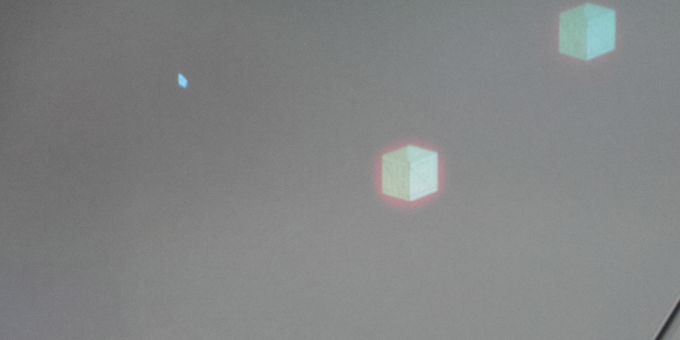
#> input picture cam/camera-60.png, 680 x 340 px, found by its file name
$ python image_processing.py   (older library calls are emulated)
#> lines starting #> are read from the running program, lines starting #| are printed output that depends on the picture; after the words box and inside, x2 and y2 are one past the last pixel; in counts of white or black regions, pixels touching at a corner belong together
 # Take new picture

import time
import cv2
import numpy as np

# Camera resolution
res_width=1280
res_height=720

# Definition of area of interest
# This is set to the area of the projection
x_off=280
y_off=0
width=680
height=340

# Treshhold for reflections
tresh=30
object_detected = False

def take_picture():
    img_camera = cv2.imread('cam/camera-60.png', cv2.IMREAD_COLOR)
#> img_camera is the input picture: shape (340, 680, 3); mean B, G, R 131.8, 131.6, 130.2
    img_camera = cv2.cvtColor(img_camera, cv2.COLOR_BGR2GRAY)
#> img_camera: shape (340, 680)
    cv2.imwrite('camera_0.png', img_camera)
    return img_camera

def orig_screenshot():
    return cv2.imread('screen/screenshot-60.png', cv2.IMREAD_COLOR)

def make_screenshot(height, width):
#> called with height = 680, width = 340
    screenshot = cv2.imread('screen/screenshot-60.png', cv2.IMREAD_COLOR)
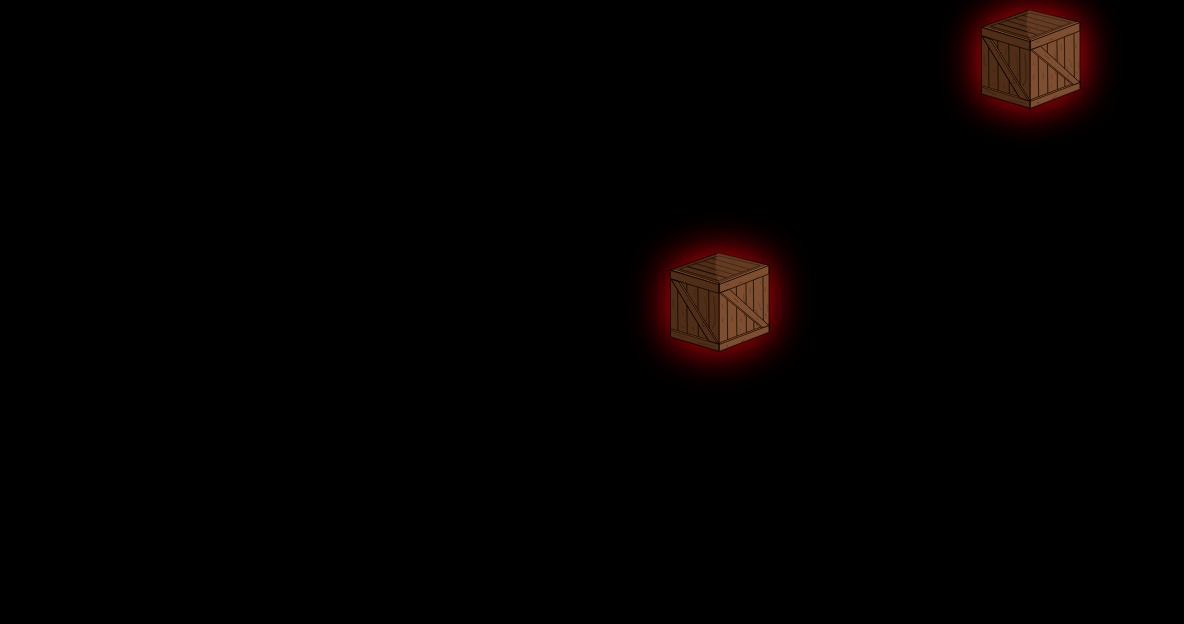
#> input picture screen/screenshot-60.png, 1184 x 624 px, found by its file name
#> screenshot is the input picture: shape (624, 1184, 3); mean B, G, R 0.7, 1.2, 3.4
    screenshot = cv2.resize(screenshot, (height, width))
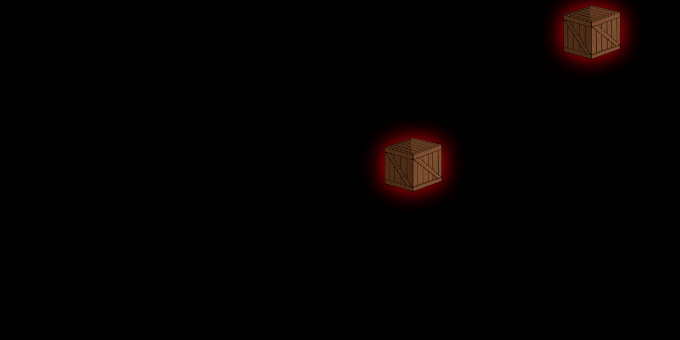
#> screenshot: shape (340, 680, 3); mean B, G, R 0.7, 1.2, 3.4
    screenshot = cv2.cvtColor(screenshot, cv2.COLOR_BGRA2GRAY)
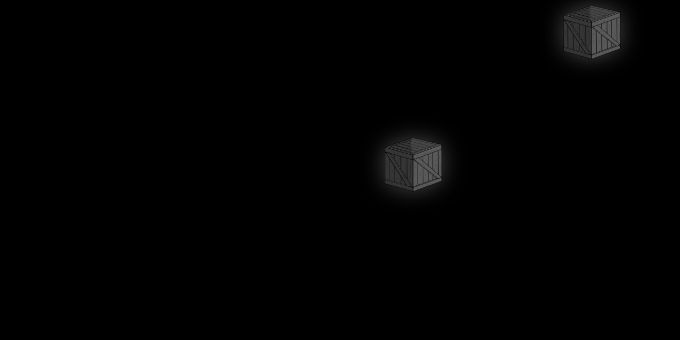
#> screenshot: shape (340, 680); min 0, max 93, mean 1.8
    cv2.imwrite('screenshot_0.png', screenshot)
    return screenshot

def removeBackground(camera, screenshot):
    kernel = cv2.getStructuringElement(cv2.MORPH_RECT, (5,5))
    _, camera = cv2.threshold(camera,100,255,cv2.THRESH_BINARY)
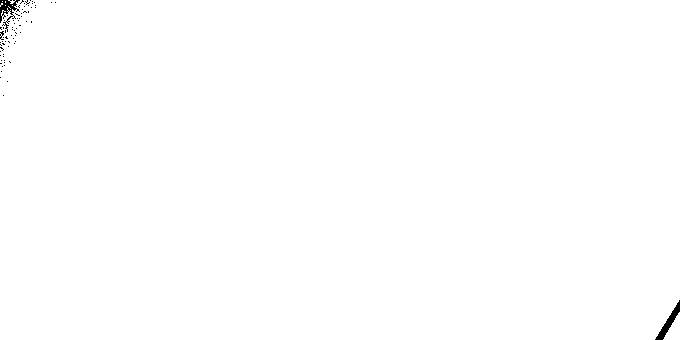
#> camera: shape (340, 680); 99.7% white; 73 black regions (70 under 20 px), largest, box (x1, y1, x2, y2) and area: (655, 300, 680, 340) 259, (0, 0, 20, 32) 238, (0, 31, 4, 40) 20
    cv2.imwrite('threshold_0.png', camera)
    camera = cv2.erode(camera, kernel, 1)
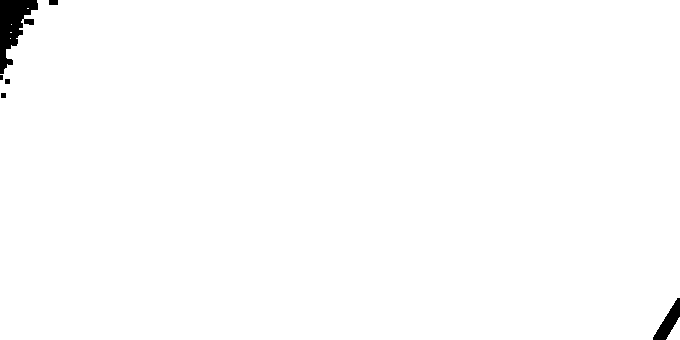
#> camera: shape (340, 680); 99.1% white; 6 black regions (1 under 20 px)
    cv2.imwrite('errosion_0.png', camera)
    return camera

img_camera = take_picture()
img_old = img_camera

screenshot = make_screenshot(img_camera.shape[1], img_camera.shape[0])

withoutBackground = removeBackground(img_camera, screenshot)

cv2.imwrite('withoutBackground_0.png', withoutBackground)

# Substract to get the difference
img_neg = cv2.subtract(img_old, withoutBackground)
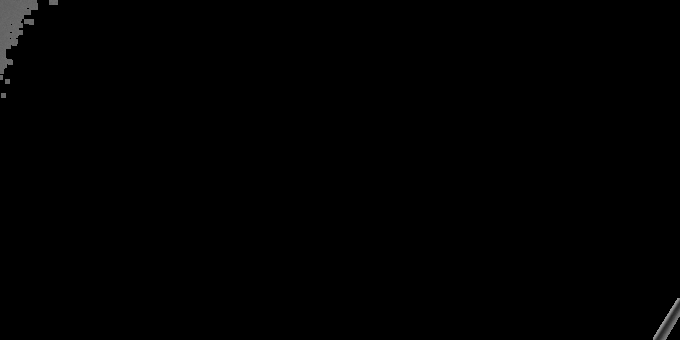
#> img_neg: shape (340, 680); min 0, max 152, mean 0.9
drawable_img = cv2.bitwise_not(img_neg)

# Filter reflections with treshhold
_, filtered_neg = cv2.threshold(img_neg,tresh,255,cv2.THRESH_TOZERO)

cv2.imwrite('filtered_neg_0.png', filtered_neg)

# Get sum of differing pixels
img_delta = np.sum(filtered_neg)
#> img_delta = 203732
print(img_delta)
#| 203732

# If there is a large difference there is something in the area.
# In this case keep the old image.
# if there is nothing in the area use the new image on next iteration.
if img_delta < 300000:
    if object_detected:
        print("Object lost!")
        object_detected = False
else:
    if not object_detected:
        print("Object detected!")
        object_detected = True

# if object_detected:
# Get the biggest contour on the screen
grey_img = filtered_neg# cv2.cvtColor(filtered_neg, cv2.COLOR_BGR2GRAY)
_img, contours, _hierarchy = cv2.findContours(grey_img, cv2.RETR_EXTERNAL, cv2.CHAIN_APPROX_NONE)
#> contours = 6 contours, 3 with area under 20; largest, box (x1, y1, x2, y2) and area: (0, 0, 38, 74) 1316, (653, 298, 680, 340) 428, (49, 0, 58, 5) 32
biggest_contour = max(contours, key = cv2.contourArea)
#> biggest_contour = contour of 260 points, box (x1, y1, x2, y2) (0, 0, 38, 74), area 1316

# Get the extrem points of the biggest contour.
left = tuple(biggest_contour[biggest_contour[:, :, 0].argmin()][0])
#> left = (0, 0)
right = tuple(biggest_contour[biggest_contour[:, :, 0].argmax()][0])
#> right = (37, 9)
top = tuple(biggest_contour[biggest_contour[:, :, 1].argmin()][0])
#> top = (0, 0)
bot = tuple(biggest_contour[biggest_contour[:, :, 1].argmax()][0])
#> bot = (0, 73)

# Assume that the fingertip is on the opposite of the side the hand enters the area of interest.
fingertip = None
if (bot[1] == height - 1):
    fingertip = top
elif (left[0] == 0):
    fingertip = right
#> fingertip = (37, 9)
elif (right[0] == width - 1):
    fingertip = left
elif (top[1] == 0):
    fingertip = bot

# Draw a circle at the point of the fingertip
cv2.circle(drawable_img, fingertip, 8, (0, 255, 0), -1)
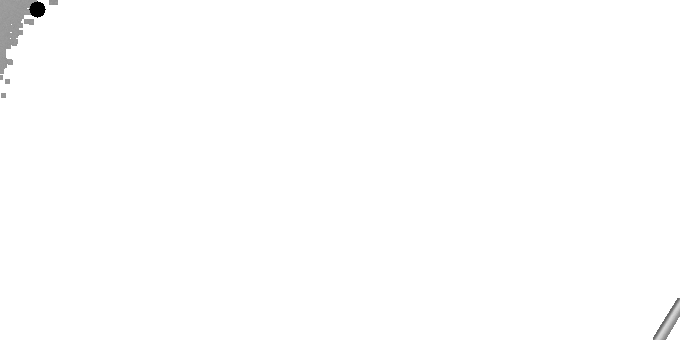
#> drawable_img: shape (340, 680); min 0, max 255, mean 253.9

screenshot_circle = orig_screenshot()

scaled_fingertip = (int(fingertip[0] / width * res_width), int(fingertip[1] / height * res_height))
#> scaled_fingertip = (69, 19)
import pdb; pdb.set_trace()

cv2.circle(screenshot_circle, scaled_fingertip, 8, (0, 255, 0), -1)
#> screenshot_circle: shape (624, 1184, 3); 0.03% of pixels changed, all inside (x1, y1, x2, y2) = (61, 11, 78, 28)

cv2.imwrite('out_0.png', drawable_img)
cv2.imwrite('screenshot_circle.png', screenshot_circle)
